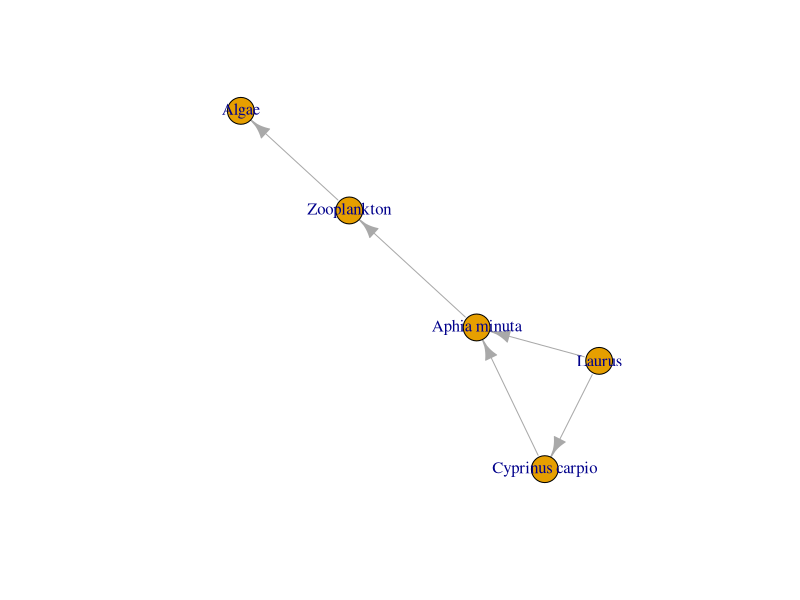
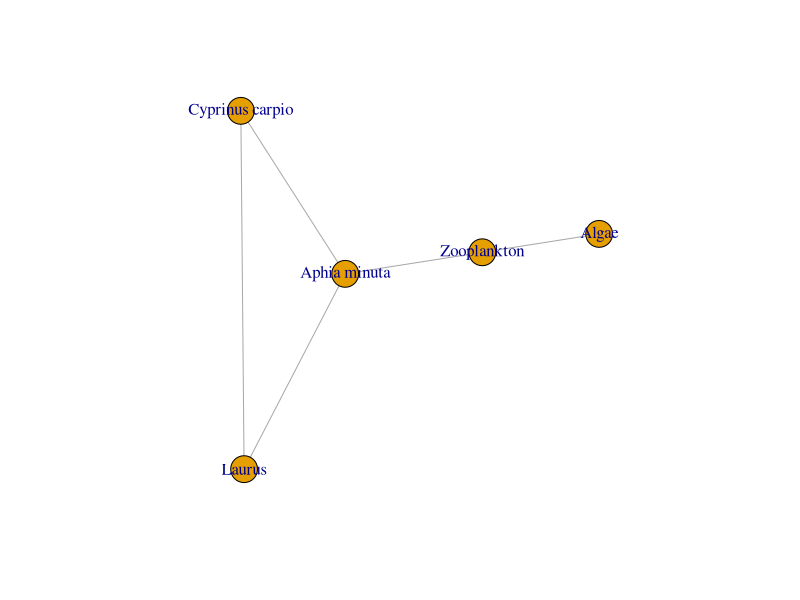
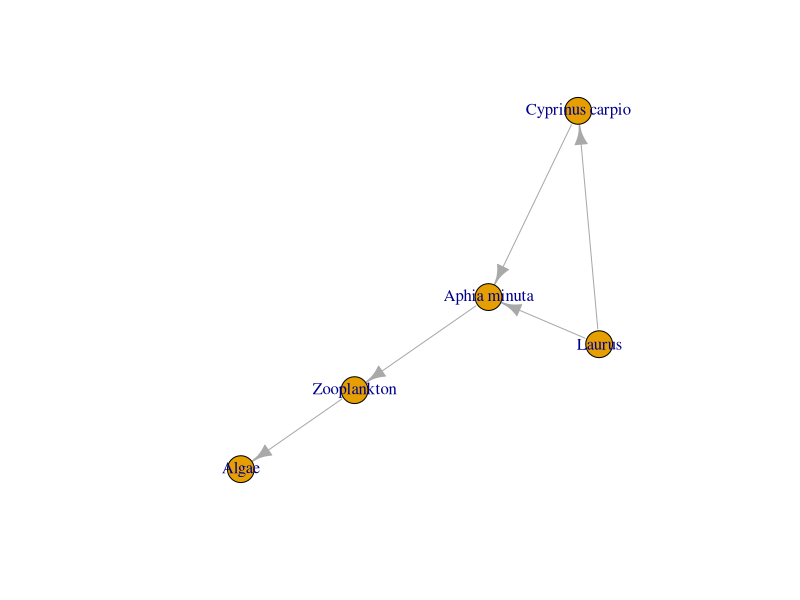

Here is the R script that generated these plots, in order:
# code for graph theory in ecology
# code to develop graph from sp as nodes

# install.packages("igraph") 
library(igraph)

# example and after you can change the name of the spiecies
# species <- c("Algae", "Zooplankton", "Small Fish", "Large Fish", "Bird")
# predator <- c("Zooplankton", "Small Fish", "Large Fish", "Bird", "Bird")
# prey <- c("Algae", "Zooplankton", "Small Fish", "Small Fish", "Large Fish")

# THE NOODS
# consider a potential food chain where we start from producer, first consumers untill apical consumers
# creatiing a vector containing five species, which will represent the nodes of the food web.
species <- c("Algae", "Zooplankton", "Aphia minuta", "Cyprinus carpio", "Laurus")

# INTERACTIONS
# subset my arrey in two different componennts: prey and predator
predator <- c("Zooplankton", "Aphia minuta", "Cyprinus carpio", "Laurus", "Laurus")
prey <- c("Algae", "Zooplankton", "Aphia minuta", "Aphia minuta", "Cyprinus carpio")

# create a table dataframe with predators and preys inside
interactions <- data.frame(predator, prey)

# bulding the graph
# function that create graph from dataframe
g <- graph_from_data_frame(interactions, vertices=species) # directed=TRUE is the default
plot(g)

# build the graph without directions
g <- graph_from_data_frame(interactions, vertices=species, directed=FALSE) # in this case removed arrows, directed is the default
plot(g)

# the graph will mantain the same interactions but with different rappresentation
# function seed choose only one of the potential rapp
set.seed(42)
g <- graph_from_data_frame(interactions, vertices=species) # directed=TRUE is the default
plot(g)
